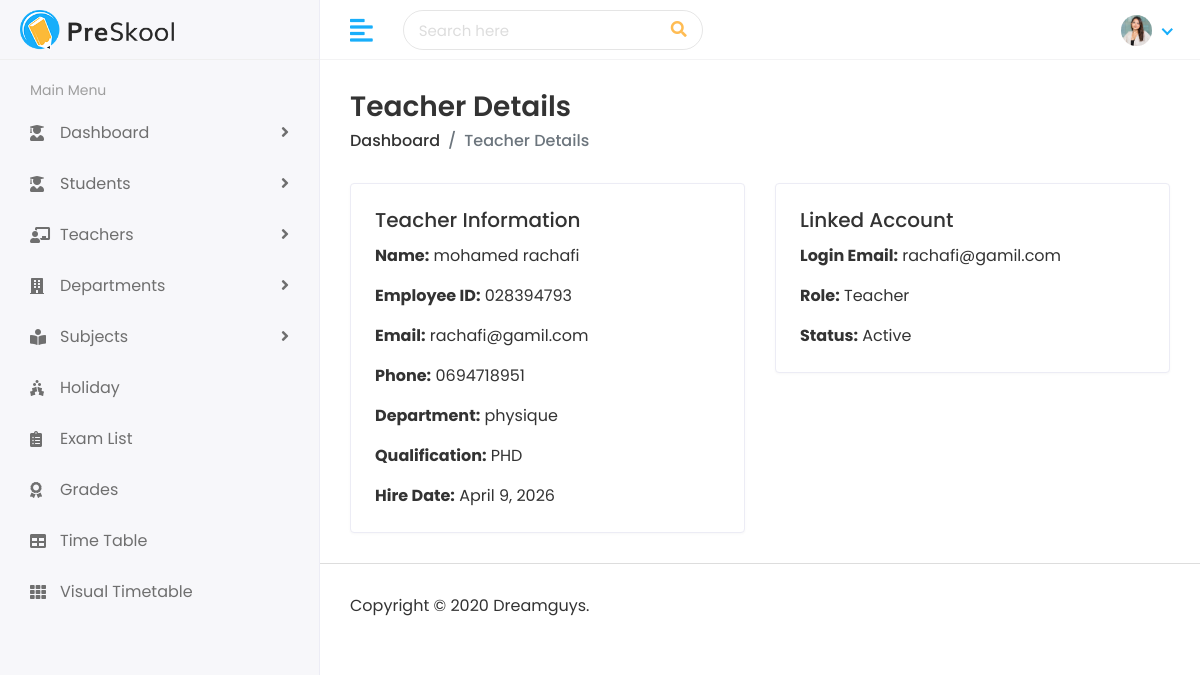
The page /teachers/3/ (signed in) on the database as committed earlier.
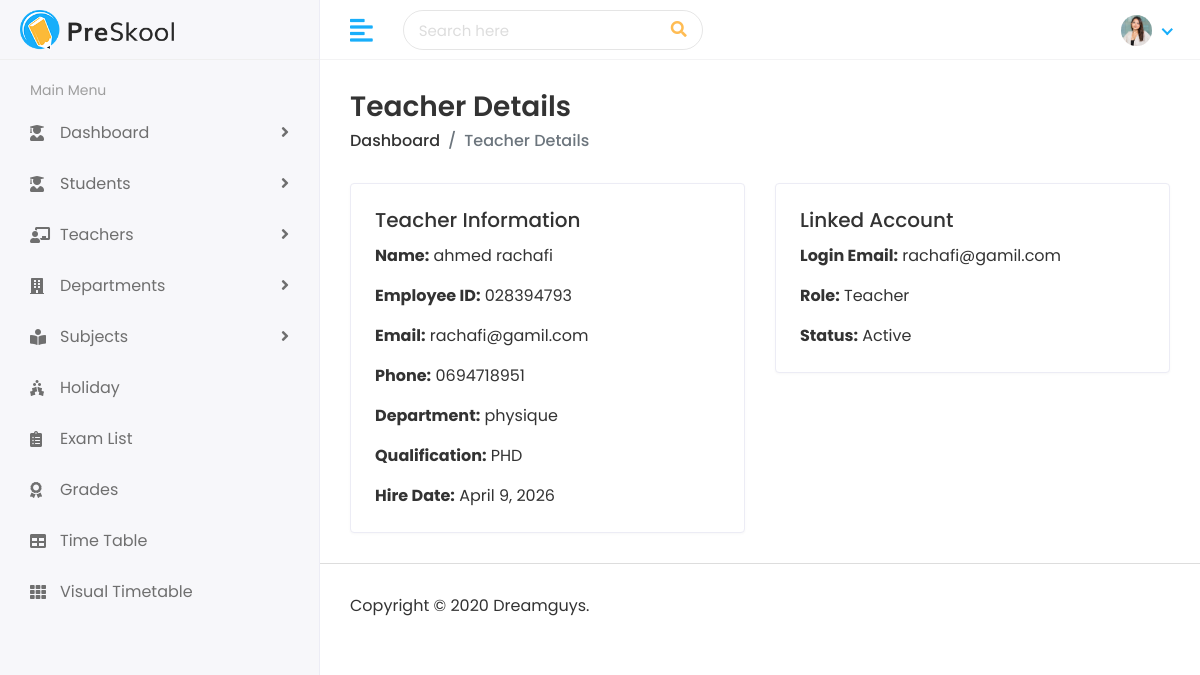
The same page on the database as committed later.
### faculty/models.py (models this page shows, shortened)
class TeacherProfile(models.Model):
    user = models.OneToOneField(
        settings.AUTH_USER_MODEL,
        on_delete=models.SET_NULL,
        related_name="teacher_profile",
        null=True,
        blank=True,
    )
    department = models.ForeignKey(
        Department,
        on_delete=models.SET_NULL,
        related_name="teachers",
        null=True,
        blank=True,
    )
    employee_id = models.CharField(max_length=20, unique=True)
    first_name = models.CharField(max_length=100)
    last_name = models.CharField(max_length=100)
    email = models.EmailField(unique=True)
    phone_number = models.CharField(max_length=20)
    qualification = models.CharField(max_length=255)
    hire_date = models.DateField()
    is_active = models.BooleanField(default=True)
    created_at = models.DateTimeField(auto_now_add=True)
    class Meta:
        ordering = ["first_name", "last_name"]
    @property
    def full_name(self):
        return f"{self.first_name} {self.last_name}".strip()

class Department(models.Model):
    name = models.CharField(max_length=150, unique=True)
    description = models.TextField(blank=True)
    created_at = models.DateTimeField(auto_now_add=True)
    class Meta:
        ordering = ["name"]
    def __str__(self):
        return self.name

### home_auth/models.py (models this page shows, shortened)
class CustomUser(AbstractUser):
    username = models.CharField(max_length=100, unique=True)
    email = models.EmailField(max_length=255, unique=True, db_index=True)
    is_authorized = models.BooleanField(default=False)
    login_token = models.CharField(max_length=6, blank=True, null=True)
    first_name = models.CharField(max_length=30, blank=True)
    last_name = models.CharField(max_length=30, blank=True)
    date_joined = models.DateTimeField(auto_now_add=True)
    is_student = models.BooleanField(default=False)
    is_admin = models.BooleanField(default=False)
    is_teacher = models.BooleanField(default=False)
    USERNAME_FIELD = "email"
    REQUIRED_FIELDS = []
    objects = CustomUserManager()
    class Meta:
        ordering = ["email"]
    @property
    def role(self):
        if self.is_superuser or self.is_admin:
            return "Admin"
        if self.is_teacher:
            return "Teacher"
        if self.is_student:
            return "Student"
        return "User"

### faculty/views.py (the view)
# urls.py: path("teachers/<int:teacher_id>/", views.teacher_detail, name="teacher_detail"),
@login_required
def teacher_detail(request, teacher_id):
    teacher = get_object_or_404(
        TeacherProfile.objects.select_related("department", "user"),
        pk=teacher_id,
    )
    return render(request, "faculty/teacher-detail.html", {"teacher": teacher})

### templates/faculty/teacher-detail.html (shortened to what this page needs)
{% extends 'Home/base.html' %}
{% block page_title %}Teacher Details{% endblock %}
{% block breadcrumb_title %}Teacher Details{% endblock %}
{% block body %}
<div class="row">
    <div class="col-md-6">
        <div class="card">
            <div class="card-body">
                <h5 class="card-title">Teacher Information</h5>
                <p><strong>Name:</strong> {{ teacher.full_name }}</p>
                <p><strong>Employee ID:</strong> {{ teacher.employee_id }}</p>
                <p><strong>Email:</strong> {{ teacher.email }}</p>
                <p><strong>Phone:</strong> {{ teacher.phone_number }}</p>
                <p><strong>Department:</strong> {{ teacher.department|default:"Not assigned" }}</p>
                <p><strong>Qualification:</strong> {{ teacher.qualification }}</p>
                <p class="mb-0"><strong>Hire Date:</strong> {{ teacher.hire_date }}</p>
            </div>
        </div>
    </div>
    <div class="col-md-6">
        <div class="card">
            <div class="card-body">
                <h5 class="card-title">Linked Account</h5>
                {% if teacher.user %}
                    <p><strong>Login Email:</strong> {{ teacher.user.email }}</p>
                    <p><strong>Role:</strong> {{ teacher.user.role }}</p>
                    <p class="mb-0"><strong>Status:</strong> {% if teacher.is_active %}Active{% else %}Inactive{% endif %}</p>
                {% else %}
                    <p class="mb-0">No authentication account linked.</p>
                {% endif %}
            </div>
        </div>
    </div>
</div>
{% endblock %}

Rows that differ between the two databases and show on the page:
changed TeacherProfile "rachafi@gamil.com": full_name "mohamed rachafi" → "ahmed rachafi"
